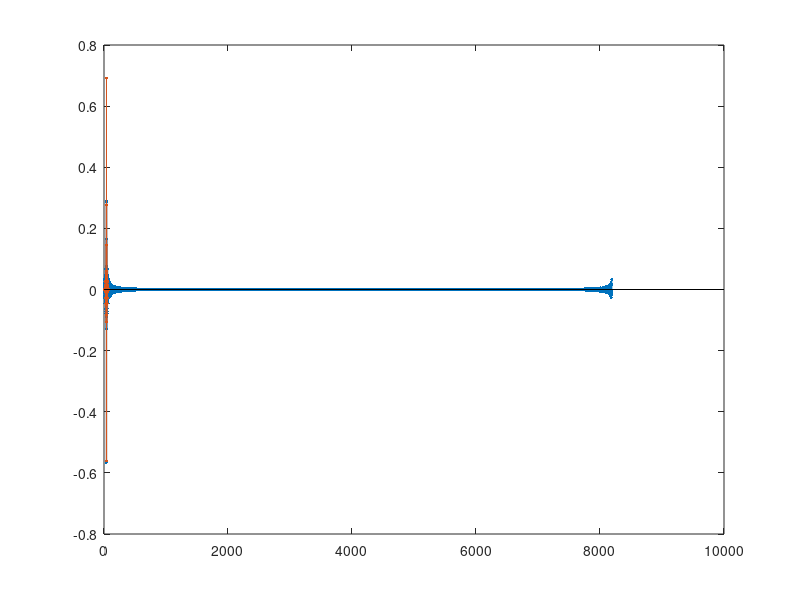
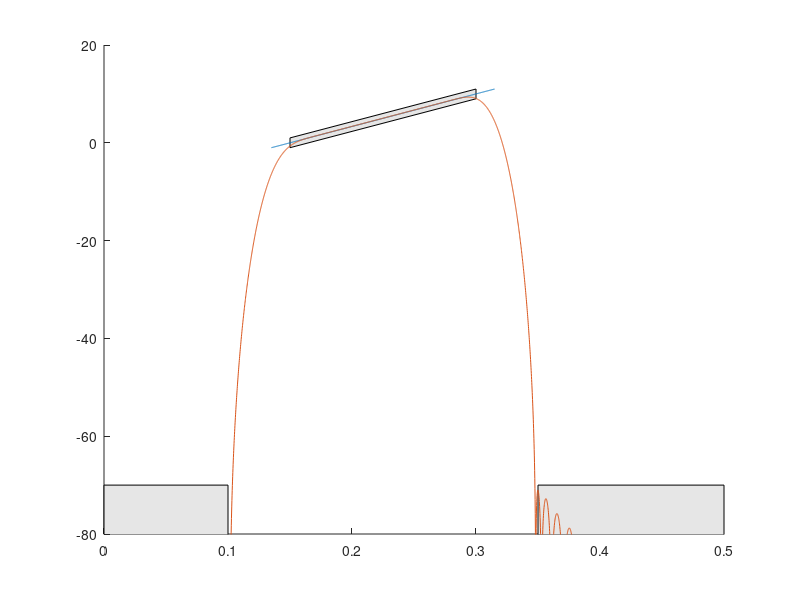

The MATLAB source for these figures, in order:
N = 8*1024;
f = (0:N-1)/N;
f(N/2+1+1:end) = f(N/2+1+1:end)-1; %%keeps track of negative freq too

M = 81;  %%affects filter order
beta = 8.2; %%filter shape

Hr = (abs(f) > .135 & abs(f)<.315)  ...         %real transfer using this line for pass band
    .*(10 .^ ((abs(f) - .15) * 10 / .15  /20)); 

Hd = Hr.*exp(-j*2*pi*f*(M-1)/2); %%desired tranfer

figure(2); clf;

patch ([0 .1 .1 0], [-100 -100 -70 -70], .9*[1 1 1]); %%specs
patch ( [.35 .5 .5 .35], [-100 -100 -70 -70], .9*[1 1 1]);

patch([.15 .3 .3 .15],[-1 9 11 1], .9*[1 1 1]);
hold on;

plot(f, 20*log10(abs(Hr)));  %%plots the gain of real transfer in dB
axis([ 0 .5 -80 20]);

figure(1); clf;
hd = ifft(Hd);  %%transfer function of desired impulse response
stem(0:N-1 , hd, '.');

h = hd(1:M).*kaiser(M, beta)'; %%windowed impulese
hold on;
stem(0:M-1,h,'.'); %%transfer function of 
figure(2);
plot(f, 20*log10(abs(fft(h,N))));